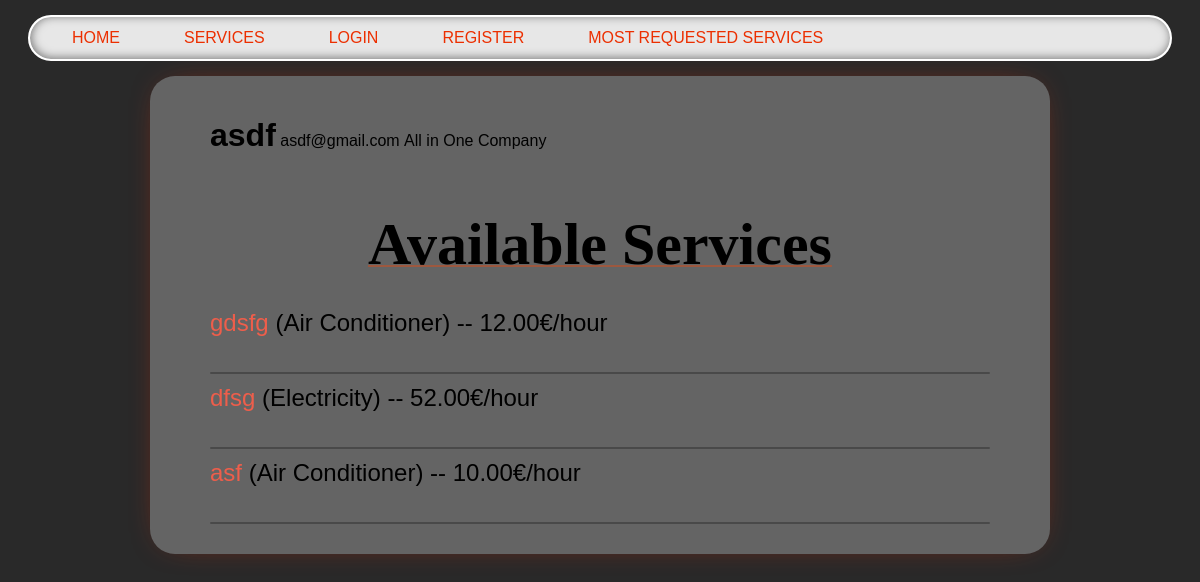
The page /company/asdf on the database its author committed.
### users/models.py (models this page shows, shortened)
class User(AbstractUser):
    is_customer = models.BooleanField(default=False)
    is_company = models.BooleanField(default=False)
    email = models.EmailField(unique=True)
    USERNAME_FIELD = 'email'
    REQUIRED_FIELDS = ['username']

class Company(models.Model):
    user = models.OneToOneField(User, on_delete=models.CASCADE, primary_key=True)
    field = models.CharField(
        max_length=70,
        choices=(
            ("Air Conditioner", "Air Conditioner"),
            ("All in One", "All in One"),
            ("Carpentry", "Carpentry"),
            ("Electricity", "Electricity"),
            ("Gardening", "Gardening"),
            ("Home Machines", "Home Machines"),
            ("House Keeping", "House Keeping"),
            ("Interior Design", "Interior Design"),
            ("Locks", "Locks"),
            ("Painting", "Painting"),
            ("Plumbing", "Plumbing"),
            ("Water Heaters", "Water Heaters"),
        ),
        blank=False,
        null=False,
    )
    rating = models.IntegerField(validators=[MaxValueValidator(5), MinValueValidator(0)], default=0)

### services/models.py (models this page shows, shortened)
class Service(models.Model):
    company = models.ForeignKey(Company, on_delete=models.CASCADE)
    name = models.CharField(max_length=40)
    description = models.TextField()
    price_hour = models.DecimalField(decimal_places=2, max_digits=100)
    choices = (
        ('Air Conditioner', 'Air Conditioner'),
        ('Carpentry', 'Carpentry'),
        ('Electricity', 'Electricity'),
        ('Gardening', 'Gardening'),
        ('Home Machines', 'Home Machines'),
        ('House Keeping', 'House Keeping'),
        ('Interior Design', 'Interior Design'),
        ('Locks', 'Locks'),
        ('Painting', 'Painting'),
        ('Plumbing', 'Plumbing'),
        ('Water Heaters', 'Water Heaters'),
    )
    field = models.CharField(max_length=30, blank=False,
                             null=False, choices=choices)
    date = models.DateTimeField(auto_now=True, null=False)

### netfix/views.py (the view)
# urls.py: path("company/<slug:name>", views.company_profile, name="company_profile"),
def company_profile(request, name):
    user = User.objects.get(username=name)
    services = Service.objects.filter(company=Company.objects.get(user=user)).order_by("-date")
    return render(request, "users/profile.html", {"user": user, "services": services})

### users/templates/users/profile.html (shortened to what this page needs)
{% extends 'main/base.html' %}
{% block content %}
    {% if user.is_customer %}
        <div style="display: ruby;">
            <h1>{{ user.username }} ({{ user_age }} y/o)</h1>
            <p>{{ user.email }}</p>
            <p style="float: right;">Customer</p>
        </div>
    {% else %}
        <div style="display: ruby;">
            <h1>{{ user.username }}</h1>
            <p>{{ user.email }}</p>
            <p style="float: right;">{{ user.company.field }} Company</p>
        </div>
    {% endif %}
    {% if 'customer' in request.path %}
        <p class="title">Previous Requested Services</p>
    {% else %}
        <p class="title">Available Services</p>
    {% endif %}
    {% if user.is_customer %}
        {% for service in requested_services %}
            <div>
                <a href="/services/{{ service.service.id }}">{{ service.service.name }}</a> ({{ service.service.field }})
                <p style="margin: 0; display: inline-block;"> ❱❱ {{ service.calculated_cost }} €</p>
                <p style="margin: 0; display: inline-block;"> ❱❱ {{ service.requested_date }}</p>
                <p style="float: right; margin: 0;">
                    by <a href="/company/{{ service.service.company.user.username }}">{{ service.service.company.user.username }}</a>
                </p>
            </div>
            <div class="line"></div>
        {% endfor %}
    {% else %}
        {% for service in services %}
            <div class="list_services_profile">
                <a href="/services/{{ service.id }}">{{ service.name }}</a> ({{ service.field }}) -- {{ service.price_hour }}€/hour
                <div class="line"></div>
            </div>
        {% endfor %}
    {% endif %}
{% endblock %}

### main/templates/main/base.html (shortened to what this page needs)
{% load static %}
<!DOCTYPE html>
<html lang="en">
  <head>
    <link
      rel="stylesheet"
      type="text/css"
      href="{% static 'main/style.css' %}"
    />
  </head>
  <body>
    {% include 'main/navbar.html' %}
    <div class='content'>
      {% block content %} replace me {% endblock %}
    </div>
  </body>
</html>

### main/templates/main/navbar.html (shortened to what this page needs)
<nav class="navbar">
    <ul>
        <li><a href="/">Home</a></li>
        <li>
            <a href="/services/">Services</a>
        </li>
        {% if request.user.is_authenticated %}
            {% if request.user.is_customer %}
                <li><a href="/customer/{{ request.user.username }}">Profile</a></li>
            {% elif request.user.is_company %}
                <li><a href="/company/{{ request.user.username }}">Profile</a></li>
            {% endif %}
            <li><a href="/logout/">Logout</a></li>
        {% else %}
            <li><a href="/login/">Login</a></li>
            <li><a href="/register/">Register</a></li>
        {% endif %}
        <li><a href="/most_requested/">Most Requested Services</a></li>
    </ul>
</nav>

### main/static/main/style.css (style rules this page uses)
body { background: #292929; font-family: 'Lexend Exa', sans-serif; padding: 0; margin: 0; }
a { color: #ee5e4b; text-decoration: none; }
.content { background-color: #646464; margin: 0 auto; width: 65%; padding: 20px 60px; box-shadow: 0px 0px 35px -20px #ec2f00; border-radius: 25px; }
.content p { text-align: center; margin: 30px 0px; white-space: pre-line; }
.title { text-align: center; font-family: 'Times New Roman', Times, serif; font-size: 60px; font-weight: bold; text-decoration: 2px underline; text-decoration-color: rgba(255, 68, 0, 0.37); }
.navbar { position: sticky; top: 15px; box-shadow: inset 1px -1px 10px rgb(116, 116, 116); border: 2px solid white; border-radius: 30px; animation: slide-in 1s ease-out; background-color: #e7e7e7; width: 95%; margin: 0 auto; margin-bottom: 30px; }
.navbar ul { position: relative; display: flex; flex: 1 1 auto; margin: 0; padding: 0 30px; list-style-type: none; }
.navbar ul li:not(:last-child) { margin-right: 40px; }
.navbar ul li { border: 2px solid transparent; border-radius: 5px; padding: 10px; transition: background 0.2s; }
.navbar ul li a { color: #ec2f00; text-decoration: none; text-transform: uppercase; transition: color 0.2s; }
.line { width: 100%; margin: 0 auto; height: 2px; background-color: #00000044; border-radius: 20px; margin-bottom: 10px; margin-top: 35px; }
.list_services_profile { font-size: x-large; }

### rows shown on the page
User: username "asdf", email "asdf@gmail.com", company.field "All in One"
Service: name "gdsfg", field "Air Conditioner", price_hour "12.00"
Service: name "dfsg", field "Electricity", price_hour "52.00"
Service: name "asf", field "Air Conditioner", price_hour "10.00"
